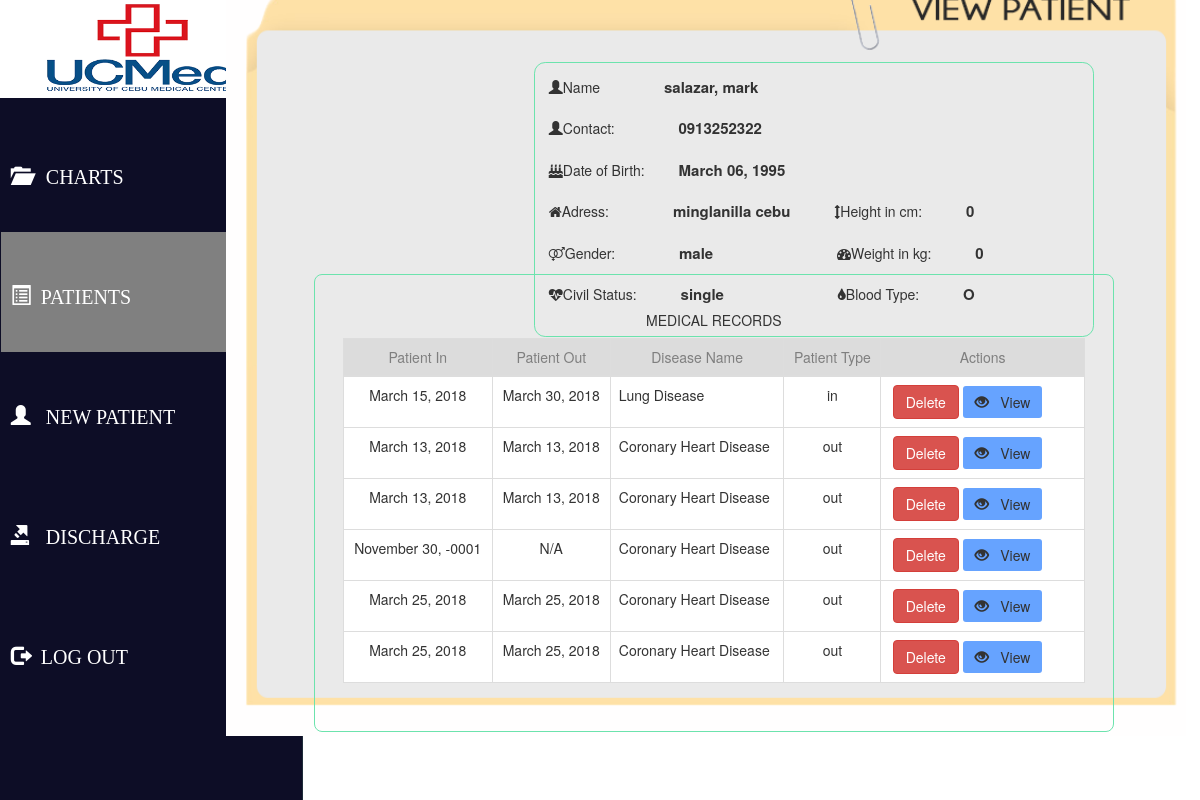
Before: /viewpatient.php?pid=2 (signed in) with the older database file.
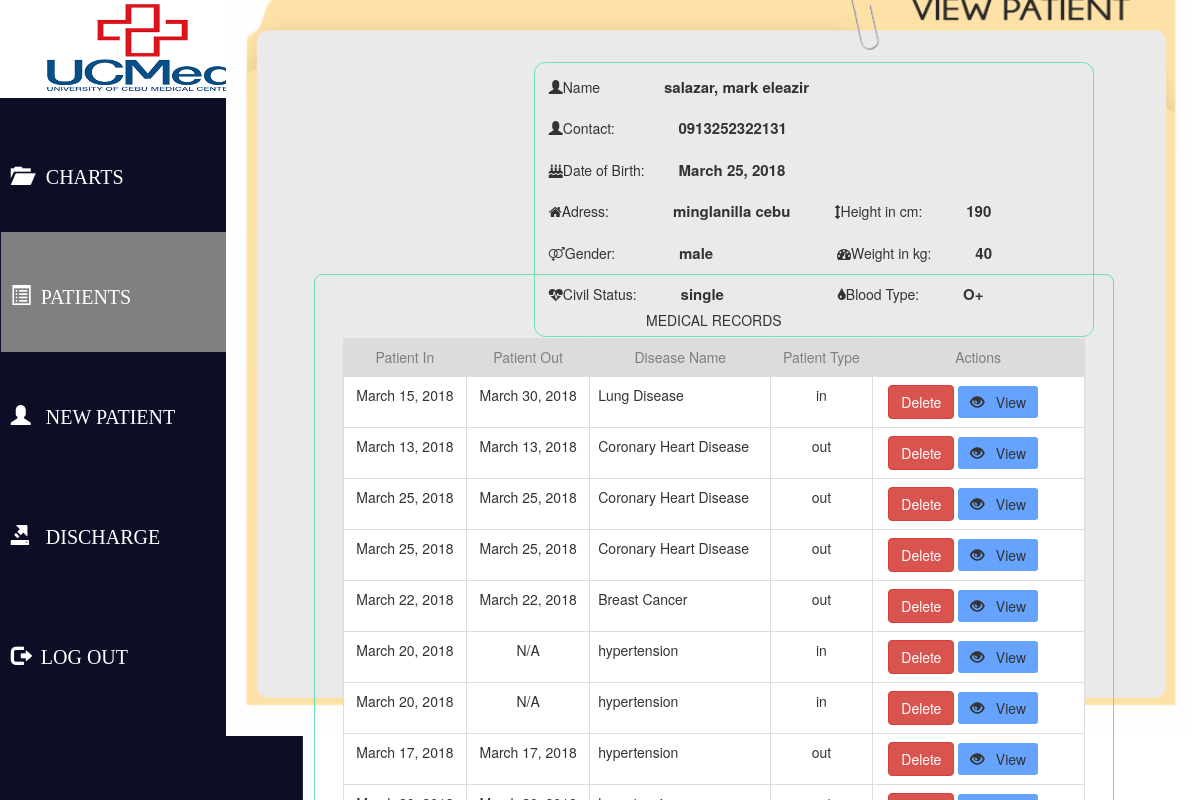
After: the same page with the newer database file.
### tables this page shows
CREATE TABLE `patients` (
  `patient_id` int(11) NOT NULL,
  `patient_Fname` varchar(100) NOT NULL,
  `patient_Lname` varchar(100) NOT NULL,
  `patient_contact` varchar(100) NOT NULL,
  `address` varchar(100) NOT NULL,
  `gender` enum('male','female','','') NOT NULL,
  `birthdate` date NOT NULL,
  `civil_status` enum('married','single','widowed','') NOT NULL,
  `patient_BloodType` varchar(100) NOT NULL,
  `patient_height` float NOT NULL,
  `patient_weight` float NOT NULL
);

CREATE TABLE `diagnosis` (
  `diagnosis_id` int(11) NOT NULL,
  `patient_id` int(11) NOT NULL,
  `doctor_id` int(11) NOT NULL,
  `disease_id` int(11) NOT NULL,
  `diagnose_date` date NOT NULL,
  `results` varchar(300) NOT NULL,
  `paid_amount` float NOT NULL,
  `patient_type` enum('in','out','','') NOT NULL
);

CREATE TABLE `in_patients` (
  `in_id` int(11) NOT NULL,
  `discharge_date` date NOT NULL,
  `room_id` int(11) NOT NULL,
  `diagnosis_id` int(11) NOT NULL
);

CREATE TABLE `diseases` (
  `disease_id` int(11) NOT NULL,
  `disease_name` varchar(100) NOT NULL,
  `disease_desc` varchar(300) NOT NULL
);

### viewpatient.php (the view, shortened to what this page needs)
<!DOCTYPE HTML>
<?php
    require("connect.php");
if(isset($_GET['pid'])){
            $querypatient = "SELECT  patient_Fname, patient_Lname, patient_contact, address, gender, birthdate, civil_status,patient_BloodType,patient_height,patient_weight FROM patients WHERE patient_id =".$_GET['pid'];
            $result=mysqli_query($conn,$querypatient);
            $row=mysqli_fetch_array($result);
            $date = strtotime($row[5]);
            $dob = date("F d, Y", $date);
        }
?>
<html>
<head>
<link rel = 'stylesheet' href='css/bootstrap.min.css'>
<link id="css" rel="stylesheet" type="text/css" href="css/vp.css">
<link rel="stylesheet" type="text/css" href="css/datatables.min.css"/>
<link rel="stylesheet" type="text/css" href="css/style.css"/>
        <link rel="stylesheet" type="text/css" href="css/font-awesome.min.css"/>
</head>
<body>
     <div class="container-fluid header">
            <div class="row">
                <div class=" col-sm-offset-0">
                <h2> <img src="img/logos.png" id="logo">
                    </h2>
                </div>
            </div>
        </div>
   <div class="row whole">
    	<div class="col-md-2 sidebar-outer">
                <div class="sidebar col-md-2">
                    <div id = "bb" >
                        <a href="index.php" id="link">
                         <div class="navheight"><span>&nbsp&nbsp</span><p class="glyphicon glyphicon-folder-open centertext"></p> &nbsp CHARTS</div></a>
                        <a href="patientz.php" id="link"><div class="active navheight"> <span>&nbsp</span> <p class="glyphicon glyphicon-list-alt centertext"></p>&nbsp PATIENTS </div></a>
                        <a href="npatient.php" id="link">
                         <div class="navheight"><span>&nbsp&nbsp</span><p class="glyphicon glyphicon-user centertext"></p> &nbsp NEW PATIENT</div></a>
                        <a href="discharge.php" id="link">
                         <div class="navheight"><span>&nbsp&nbsp</span><p class="glyphicon glyphicon-export centertext"></p> &nbsp DISCHARGE</div></a>
                        <a id="myBtn1" id="link"  ><div class=" navheight"> <span>&nbsp</span> <p class="glyphicon glyphicon-log-out centertext"></p>&nbsp LOG OUT</div></a>
                    </div>
                </div>
            </div>
</div>
    <div class="col-md-10 content" id="content">
         <div class="col-md-1 box1">
                     <span class="glyphicon glyphicon-user"></span><span class="aplabel">Name</span>
                   <b> <span style="margin-left:60px;font-size:15px;"> <?php echo $row['patient_Lname'].", ".$row['patient_Fname'];?></span></b>
                <br> <br>
                      <span class="glyphicon glyphicon-user"></span><span class="aplabel">Contact:</span>
                   <b> <span style="margin-left:60px;font-size:15px;"> <?php echo $row['patient_contact'];?></span></b>
             <br> <br>
              <span class="fa fa-birthday-cake"></span><span class="aplabel">Date of Birth:</span><b>
                      <span style="margin-left:30px;font-size:15px;"> <?php echo $dob;?></span></b>
                     <br><br>
              <span class="fa fa-home"></span><span class="aplabel">Adress:</span>
                   <b> <span style="margin-left:60px;font-size:15px;"> <?php echo $row['address'];?></span></b>
             <span style="margin-left:40px" class="fa fa-arrows-v"></span><span class="aplabel">Height in cm:</span>
                   <b> <span style="margin-left:40px;font-size:15px;"> <?php echo $row['patient_height'];?></span></b>
             <br> <br>
             <span class="fa fa-venus-mars"></span><span class="aplabel">Gender:</span>
                   <b> <span style="margin-left:60px;font-size:15px;"> <?php echo $row['gender'];?></span></b>
             <span style="margin-left:120px" class="fa fa-tachometer"></span><span class="aplabel">Weight in kg:</span>
                   <b> <span style="margin-left:40px;font-size:15px;"> <?php echo $row['patient_weight'];?></span></b>
             <br> <br>
              <span class="fa fa-heartbeat"></span><span class="aplabel">Civil Status:</span>
                   <b> <span style="margin-left:40px;font-size:15px;"> <?php echo $row['civil_status'];?></span></b>
             <span style="margin-left:110px" class="fa fa-tint" aria-hidden="true"></span><span class="aplabel">Blood Type:</span>
                   <b> <span style="margin-left:40px;font-size:15px;"> <?php echo $row['patient_BloodType'];?></span></b>
             <br> <br>
        </div>
                <div class ="col-md-8 tab">
                <h5 class="text-center">  MEDICAL RECORDS </h5>
                <table class=" table table-bordered " id="patienttable">
                    <thead>
                    <th class="tie text-center">Patient In</th>
                    <th class="tie text-center">Patient Out</th>
                    <th class="tie text-center">Disease Name</th>
                    <th class="tie text-center">Patient Type</th>
                    <th class="tie text-center">Actions</th>
                    </thead>
                    <tbody>
                    <?php
               $viewpatient = "SELECT diagnosis.diagnose_date,disease_name,patient_type,diagnosis.diagnosis_id,in_patients.discharge_date
                        FROM diagnosis
                        LEFT JOIN in_patients ON in_patients.diagnosis_id = diagnosis.diagnosis_id
                        JOIN patients  ON diagnosis.patient_id= patients.patient_id
                        JOIN diseases  ON diagnosis.disease_id=diseases.disease_id
                        WHERE  patients.patient_id=".$_GET['pid'];
                         $resultpre = mysqli_query($conn, $viewpatient);
                        if($resultpre){
                            while($row = mysqli_fetch_array($resultpre)){
                                echo "<tr>";
                                $date = strtotime($row[0]);
                                $doI = date("F d, Y", $date);
                                echo "<td class=' desc text-center'>$doI</td>";
                                $pout=($row[2]=="out")? $row[0] : $row[4];
                                if($pout== "0000-00-00"){
                                    $doo = "N/A";
                                }else{
                                $date = strtotime($pout);
                                $doo = date("F d, Y", $date);
                                }
                                 echo "<td class=' desc text-center'>$doo</td>";
                                echo "<td class = ' desc'>$row[1]</td>";
                                echo "<td class=' desc text-center'>$row[2]</td>";
                                echo "<td class='desc text-center'>";
                                echo "<a href='deletediagnosis.php?diagid=".$row[3]."'> <button class='btn btn-danger'  id='butt'> Delete </button></a> ";
                                echo "<a href='viewspecpatientz.php?diagid=".$row[3]."'><button class='btn btn-default success' style='margin-right:30px;' id='view' > <p x class='glyphicon glyphicon-eye-open' style='font-family:Champagne-&-Limousines;'></p> &nbsp&nbsp&nbsp View </button></a> ";
                                echo "</td>";
                                echo "</tr>";
                            }
                        }
                    ?>
                </tbody>
                </table>
                 </div>
</div>
</body>
</html>

### css/vp.css (style rules this page uses)
h2 { background: white; height: 100px; position:fixed; width: 20%; }
#logo { margin-left: 40px; height: 100%; }
.row { margin-top: -65px; }
#content { margin-left: 18%; background-color: #fffefe; background-image: url('../img/viewpt.png'); background-repeat: no-repeat; background-size: cover; width: 80%; }
.box1 { border: solid 1px #6CE3AD; border-radius: 0.8em; min-height: xxx; overflow: hidden; padding: 1em; margin-top: 2em; width: 40em; margin-bottom: 10px !important; padding-bottom: 10px; position: fixed; margin-left:20em; }
.whole { width: 100%; }
.sidebar { background: #0d0d26; height: 100%; padding-top: 1em; padding-left: 1em; margin-top: 3em; position: fixed; top:4em; box-shadow: 1px 0 0 #1e2c3a; width: 22em; }
.sidebar-outer { position: relative; margin-left: -0.4em; }
#link { text-decoration: none; }
#link div { padding-top: 1.5em; padding-bottom: 1em; margin-left: 0.12em; width:13em; height: 6em; color: white; }
.active { background-color:#ff4d4d!important; color: white!important; }
#bb { margin-left: -10px; border-style: solid white 0.5px; }
.navheight { height: 150px; font-size: 20px; font-family: century gothic; }
.centertext { margin-top: 22px; }
#myBtn1 { text-decoration: none; }
#myBtn1 div { padding-top: 1.5em; padding-bottom: 1em; margin-left: 0.12em; width:15em; color: white; }

### css/style.css (style rules this page uses)
html, body { width: 100%; height: 100%; margin: 0px; padding: 0px; }
#view { height: 32px !important; }
.sidebar { background:; height: 100%; padding-top: 1em; padding-left: 1em; position: fixed; top:4em; box-shadow: 1px 0 0 #1e2c3a; }
.sidebar-outer { position: relative; margin-left: -0.4em; }
#link { text-decoration: none; }
#link div { padding-top: 1.5em; padding-bottom: 1em; margin-left: 0.12em; width:16em; height: 6em; color: white; }
.active { background-color: #808080!important; color: white!important; }
#bb { margin-left: -10px; border-style: solid white 0.5px; }
.navheight { height: 150px; font-size: 20px; font-family: century gothic; }
.centertext { margin-top: 22px; }
#myBtn1 { text-decoration: none; }
#myBtn1 div { padding-top: 1.5em; padding-bottom: 1em; margin-left: 0.12em; width:15em; color: white; }
.content { background-color: #eaeaea; height: 100%; padding-top: 7em; padding-left: 2em; position: relative; left: 0.7em; overflow: auto; margin-left: 1px; }
.tie { background: #DCDCDC; color: #7F7F7F; font-weight: normal; }
.desc { background: white; border-bottom: 1px solid black ; border-collapse: collapse; }
.tab { margin-left:-5px; margin-right: 60px; }
.btn-default { border: 0; border-radius: 3px; background-color: #00bd9c; }
.btn.success { background-color: #66a3ff; height: 30px; }
.glyphicon-eye-open:before { margin-right: -8px; }
.TTstatus, { margin-left: 70px; }
h2 { font-size: 1.5em; font-weight: 400; text-transform: uppercase; margin-top: 3em; }

### viewpatient.php (style rules this page uses)
.tab { margin-top: 20%; margin-left: 5%; border: solid 1px #6CE3AD; border-radius: 8px; padding: 2em; position: fixed; }

Changed rows visible on the page:
removed diagnosis: diagnose_date "March 13, 2018", doo "March 13, 2018", disease.disease_name "Coronary Heart Disease", patient_type "out"
removed diagnosis: diagnose_date "November 30, -0001", doo "N/A", disease.disease_name "Coronary Heart Disease", patient_type "out"
changed patients "salazar": patient_Fname "mark" → "mark eleazir"; patient_contact "0913252322" → "0913252322131"; birthdate "March 06, 1995" → "March 25, 2018"; patient_height "0" → "190"; patient_weight "0" → "40"; patient_BloodType "O" → "O+"
added diagnosis: diagnose_date "March 22, 2018", doo "March 22, 2018", disease.disease_name "Breast Cancer", patient_type "out"
added diagnosis: diagnose_date "March 20, 2018", patient_type.discharge_date "N/A", disease.disease_name "hypertension", patient_type "in"
added diagnosis: diagnose_date "March 20, 2018", patient_type.discharge_date "N/A", disease.disease_name "hypertension", patient_type "in"
added diagnosis: diagnose_date "March 17, 2018", doo "March 17, 2018", disease.disease_name "hypertension", patient_type "out"
